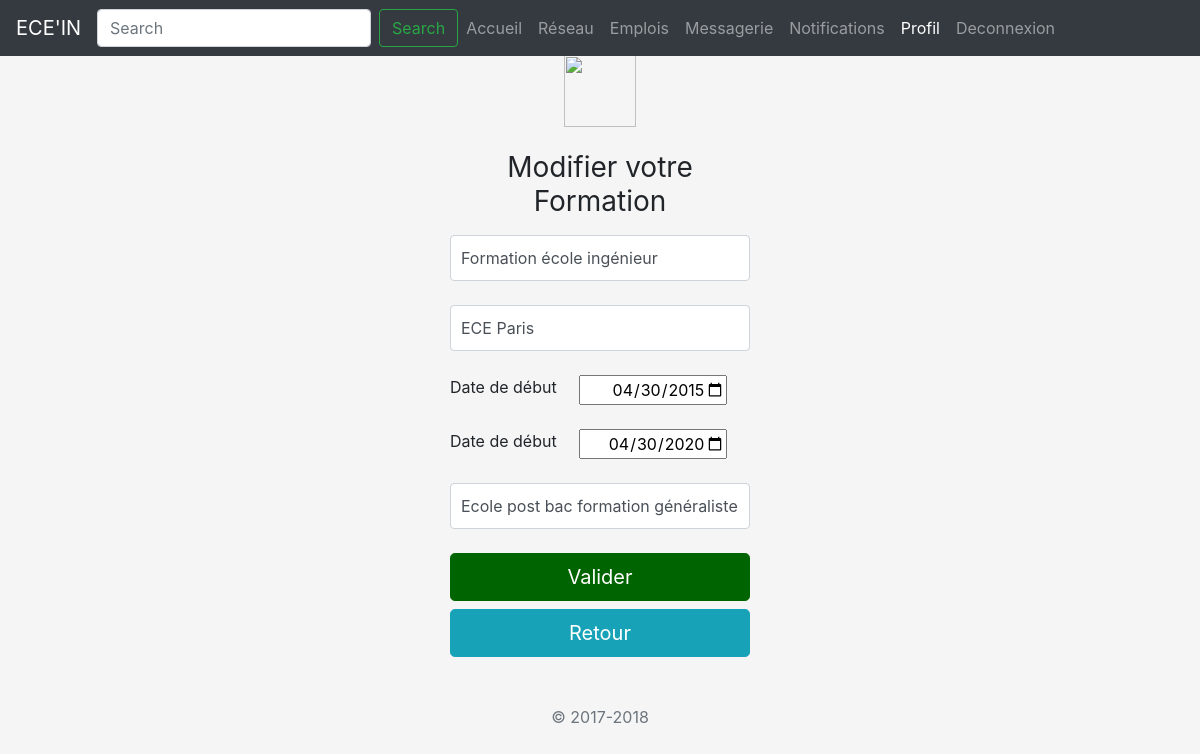
Page /Code/ModifierUneFormation.php?ID=1 on the committed database.
### tables this page shows
CREATE TABLE IF NOT EXISTS `formation` (
  `ID_formation` int(10) NOT NULL AUTO_INCREMENT,
  `ID_user` int(10) NOT NULL,
  `NomEcole` varchar(100) NOT NULL,
  `TypeFormation` varchar(100) NOT NULL,
  `DateArrive` date NOT NULL,
  `DateFin` date NOT NULL,
  `Commentaire` text NOT NULL,
  PRIMARY KEY (`ID_formation`),
  KEY `ID_user` (`ID_user`)
);

### Code/ModifierUneFormation.php (the view, shortened to what this page needs)
<?php
	$database = "linkedin";
	$db_handle = mysqli_connect('localhost', 'root', '');
	$db_found = mysqli_select_db($db_handle, $database);
	if($db_found)
	{
		$sql = "SELECT * FROM formation WHERE ID_formation = " .$_GET['ID'];
        $result = mysqli_query($db_handle, $sql);
        $data=mysqli_fetch_assoc($result);
        if(empty($data)){
           echo"error";
            }
        else{
            $TypeFormation = $data['TypeFormation'];
            $NomEcole = $data['NomEcole'];
            $DateArrive = $data['DateArrive'];
            $DateFin = $data['DateFin'];
            $Commentaires = $data['Commentaire'];
            }
	}
?>
<!doctype html>
<html lang="en">
  <head>
    <link href="https://stackpath.bootstrapcdn.com/bootstrap/4.1.0/css/bootstrap.min.css" rel="stylesheet">
    <link href="signin.css" rel="stylesheet">
  </head>
  <body class="text-center" >
        <nav class="navbar navbar-expand-md navbar-dark bg-dark fixed-top">
      <a class="navbar-brand logo" href="#" >ECE'IN</a>
      <div class="collapse navbar-collapse" id="navbarsExampleDefault">
        <form class="form-inline my-2 my-lg-0">
          <input class="form-control mr-sm-2" type="text" placeholder="Search" aria-label="Search">
          <button class="btn btn-outline-success my-2 my-sm-0" type="submit">Search</button>
        </form>
        <ul class="navbar-nav mr-auto -brand BarBoutons">
          <li class="nav-item -brand bouton">
            <a class="nav-link" href="Accueil.php">Accueil <span class="sr-only">(current)</span></a>
          </li>
          <li class="nav-item -brand bouton">
            <a class="nav-link" href="AfficherAmis.php">Réseau</a>
          </li>
          <li class="nav-item -brand bouton">
            <a class="nav-link" href="#">Emplois</a>
          </li>
          <li class="nav-item -brand bouton">
            <a class="nav-link" href="Messagerie.php">Messagerie</a>
          </li>
          <li class="nav-item -brand bouton">
            <a class="nav-link" href="#">Notifications</a>
          </li>
          <li class="nav-item active -brand bouton">
            <a class="nav-link" href="Profil.php">Profil</a>
          </li>
          <li class="nav-item -brand bouton">
            <a class="nav-link" href="Deconnexion.php">Deconnexion</a>
          </li>
        </ul>
      </div>
    </nav>
    <form class="form-signin" action="AppliquerModifFormation.php?ID=<?php echo $_GET['ID'] ?>" method="post">
      <img class="mb-4" src="https://getbootstrap.com/assets/brand/bootstrap-solid.svg" alt="" width="72" height="72">
      <h1 class="h3 mb-3 font-weight-normal">Modifier votre Formation</h1>
      <input type="text" class="form-control" placeholder="Type de Formation" value="<?php echo $TypeFormation?>" required autofocus name="TypeFormation">
        <br>
      <input type="text" class="form-control" placeholder="Nom de l'Ecole" value="<?php echo $NomEcole?>" required autofocus name="NomEcole">
    <br><div style="display: inline;">
          <p style="float: left;"> Date de début</p>
      <input type="date" name="DateArrive" placeholder="Date d'arrivee" value="<?php echo $DateArrive?>" style="text-align : right;">
        <br>
        </div>
        <br><div style="display: inline;">
          <p style="float: left;"> Date de début</p>
      <input type="date" name= "DateFin" placeholder="Date de fin" value="<?php echo $DateFin?>" style="text-align : right;">
        <br><br>
        </div>
      <input type="text" class="form-control" placeholder="Commentaires" value="<?php echo $Commentaires?>" required autofocus name="Commentaires">
        <br>
      <button class="btn btn-success btn-lg btn-block btngr egn " type="submit">Valider</button>
      <a class="btn btn-info btn-lg btn-block egn " href="ModifierFormations.php">Retour</a>
      <p class="mt-5 mb-3 text-muted">&copy; 2017-2018</p>
    </form>
  </body>
</html>

### Code/signin.css (style rules this page uses)
html, body { height: 100%; }
body { display: -ms-flexbox; display: flex; -ms-flex-align: center; align-items: center; padding-top: 40px; padding-bottom: 40px; background-color: #f5f5f5; }
.btngr { background-color :darkgreen; color : white; border-color: darkgreen; }
.form-signin { width: 100%; max-width: 330px; padding: 15px; margin: auto; }
.form-signin .form-control { position: relative; box-sizing: border-box; height: auto; padding: 10px; font-size: 16px; }

### rows in the picture
formation: TypeFormation "Formation école ingénieur", NomEcole "ECE Paris", DateArrive "04/30/2015", DateFin "04/30/2020", Commentaires "Ecole post bac formation généraliste"
